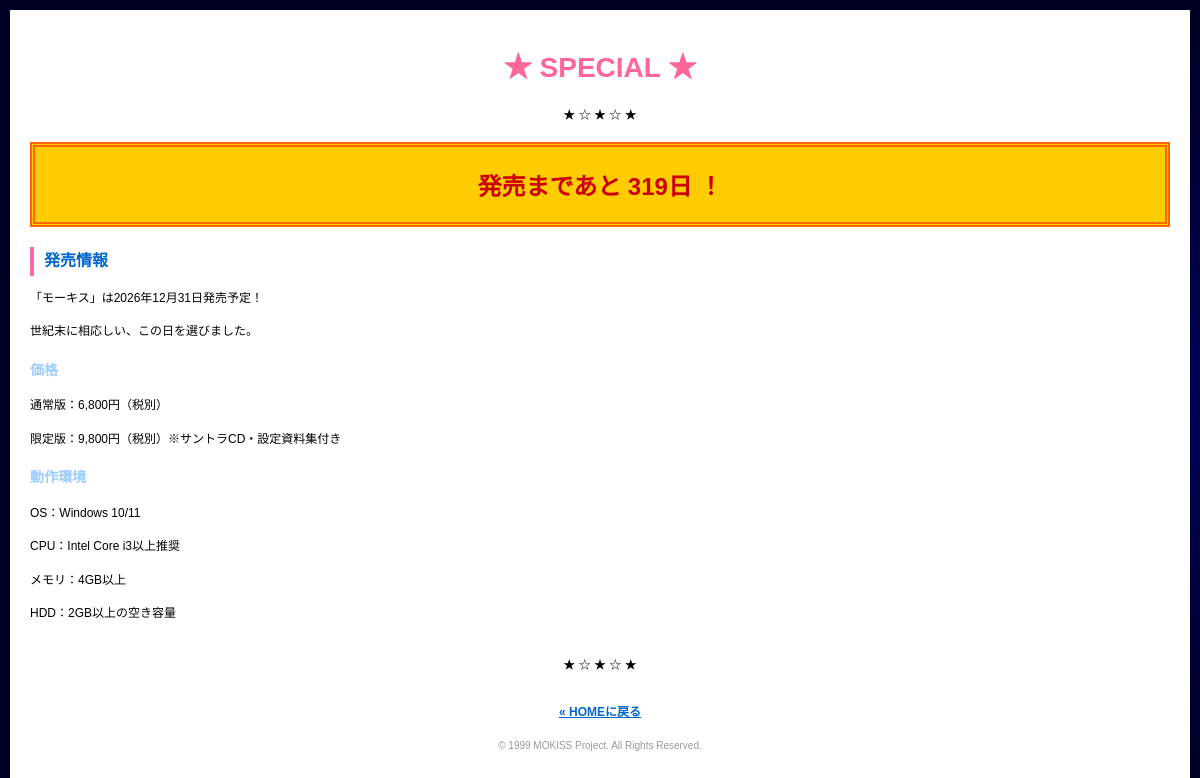
Page /special.php on the committed database.
### tables this page shows
CREATE TABLE IF NOT EXISTS special (
    id INT AUTO_INCREMENT PRIMARY KEY,
    release_date DATE COMMENT '発売予定日（カウントダウン用）',
    content LONGTEXT COMMENT '発売情報テキスト',
    updated_at DATETIME DEFAULT CURRENT_TIMESTAMP ON UPDATE CURRENT_TIMESTAMP
);

### includes/db.php (called while the page is built, shortened)
<?php
class Database {
    private static $instance = null;
    private $connection;
    private function __construct() {
        try {
            $dsn = "mysql:host=" . DB_HOST . ";dbname=" . DB_NAME . ";charset=" . DB_CHARSET;
            $options = [
                PDO::ATTR_ERRMODE => PDO::ERRMODE_EXCEPTION,
                PDO::ATTR_DEFAULT_FETCH_MODE => PDO::FETCH_ASSOC,
                PDO::ATTR_EMULATE_PREPARES => false,
            ];
            $this->connection = new PDO($dsn, DB_USER, DB_PASS, $options);
        } catch (PDOException $e) {
            die('データベース接続エラー: ' . $e->getMessage());
        }
    }
    public static function getInstance() {
        if (self::$instance === null) {
            self::$instance = new self();
        }
        return self::$instance;
    }
    public function queryOne($sql, $params = []) {
        try {
            $stmt = $this->connection->prepare($sql);
            $stmt->execute($params);
            return $stmt->fetch();
        } catch (PDOException $e) {
            error_log('Query Error: ' . $e->getMessage());
            return false;
        }
    }
}

### includes/functions.php (called while the page is built, shortened)
<?php
function h($str) {
    return htmlspecialchars($str, ENT_QUOTES, 'UTF-8');
}
function getSpecialInfo() {
    $db = Database::getInstance();
    $sql = "SELECT * FROM special WHERE id = 1";
    return $db->queryOne($sql);
}
function getCountdown($releaseDate) {
    $now = new DateTime();
    $release = new DateTime($releaseDate);
    $diff = $now->diff($release);
    return $diff->days . '日';
}
    ?>

### special.php (the view, shortened to what this page needs)
<?php
require_once __DIR__ . '/includes/db.php';
require_once __DIR__ . '/includes/functions.php';
$special = getSpecialInfo();
$countdown = $special && $special['release_date'] ? getCountdown($special['release_date']) : null;
?>
<!DOCTYPE HTML PUBLIC "-//W3C//DTD HTML 4.01 Transitional//EN" "http://www.w3.org/TR/html4/loose.dtd">
<html lang="ja">
<head>
    <link rel="stylesheet" href="css/retro.css">
</head>
<body>
<div class="content">
    <center>
        <h1 style="font-size: 28px; color: #ff6699;">
            ★ SPECIAL ★
        </h1>
        <div class="separator" style="margin: 20px 0;">
            ★ ☆ ★ ☆ ★
        </div>
    </center>
    <?php if ($countdown && $countdown !== '発売済み'): ?>
        <div class="countdown-box">
            発売まであと <?php echo h($countdown); ?> ！
        </div>
    <?php elseif ($countdown === '発売済み'): ?>
        <div style="background: #66cc66; color: #ffffff; font-size: 20px; font-weight: bold; text-align: center; padding: 20px; border: 5px double #339933; margin: 20px 0;">
            ★ 発売中 ★
        </div>
    <?php endif; ?>
    <?php if ($special): ?>
        <div style="line-height: 1.8;">
            <?php echo $special['content']; ?>
        </div>
    <?php else: ?>
        <p style="color: #999; padding: 40px; text-align: center;">
            現在準備中です。しばらくお待ちください。
        </p>
    <?php endif; ?>
    <div class="separator" style="margin: 30px 0;">
        ★ ☆ ★ ☆ ★
    </div>
    <center>
        <p style="margin: 20px 0;">
            <a href="home.php" style="color: #0066cc; font-weight: bold;">« HOMEに戻る</a>
        </p>
    </center>
    <div class="notice">
        <p>&copy; 1999 MOKISS Project. All Rights Reserved.</p>
    </div>
</div>
</body>
</html>

### css/retro.css (style rules this page uses)
body { font-family: "MS Pゴシック", "MS PGothic", Osaka, sans-serif; background: #000033; color: #ffffff; margin: 0; padding: 0; font-size: 12px; }
a:link { color: #66ccff; text-decoration: underline; }
h1, h2, h3 { font-family: "MS Pゴシック", "MS PGothic", sans-serif; margin: 15px 0 10px; }
h1 { font-size: 20px; color: #ffcc00; }
h2 { font-size: 16px; color: #ff99cc; border-left: 4px solid #ff66aa; padding-left: 10px; }
h3 { font-size: 14px; color: #99ccff; }
.content { background: #ffffff; color: #000000; padding: 20px; margin: 10px; }
.content h1 { color: #cc0066; }
.content h2 { color: #0066cc; }
.content a:link { color: #0066cc; }
.separator { text-align: center; margin: 20px 0; }
.countdown-box { background: #ffcc00; color: #cc0000; font-size: 24px; font-weight: bold; text-align: center; padding: 20px; border: 5px double #ff6600; margin: 20px 0; }
.notice { font-size: 10px; color: #999999; text-align: center; margin: 20px; line-height: 1.4; }

### rows in the picture
special: release_date "319日", content "発売情報 「モーキス」は2026年12月31日発売予定！ 世紀末に相応しい、この日を選びました。 価格 通常版：6,800円（税別） 限定版：9,800円（税別）※サントラCD・設定資料集付き 動作環境 OS：Windows 10/11 CPU：Intel Core i3以上推奨 メモリ：4GB以上 HDD：2GB以上の空き容量"
